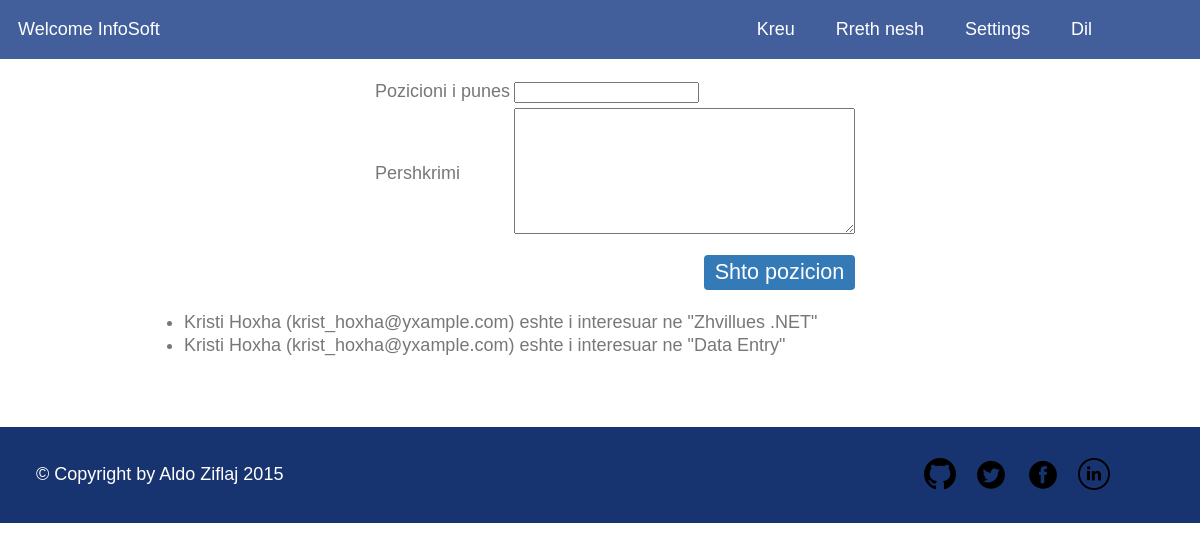
Screenshot of / (signed in) with the database file from the repository.
### tables this page shows
CREATE TABLE IF NOT EXISTS `students` (
  `id` INT(11) NOT NULL AUTO_INCREMENT,
  `first_name` VARCHAR(45) NOT NULL,
  `last_name` VARCHAR(45) NOT NULL,
  `user_id` INT(11) NOT NULL,
  `cv_url` VARCHAR(255) NULL,
  `dob` DATE NOT NULL,
  `degree` VARCHAR(45) NOT NULL,
  `bio` MEDIUMTEXT NULL,
  PRIMARY KEY (`id`),
  INDEX `id_idx` (`user_id` ASC),
  CONSTRAINT `student_user_id`
    FOREIGN KEY (`user_id`)
    REFERENCES `users` (`id`)
    ON DELETE CASCADE
    ON UPDATE CASCADE);

CREATE TABLE IF NOT EXISTS `users` (
  `id` INT(11) NOT NULL AUTO_INCREMENT,
  `email` VARCHAR(45) NOT NULL,
  `password` VARCHAR(255) NULL,
  `type_id` INT(11) NOT NULL,
  PRIMARY KEY (`id`),
  UNIQUE INDEX `email_UNIQUE` (`email` ASC),
  INDEX `type_id_idx` (`type_id` ASC),
  CONSTRAINT `type_id`
    FOREIGN KEY (`type_id`)
    REFERENCES `types` (`id`)
    ON DELETE CASCADE
    ON UPDATE CASCADE);

CREATE TABLE IF NOT EXISTS `job_entries` (
  `id` INT(11) NOT NULL,
  `company_id` INT(11) NOT NULL,
  `title` VARCHAR(45) NOT NULL,
  `description` MEDIUMTEXT NOT NULL,
  `created_at` TIMESTAMP NOT NULL DEFAULT CURRENT_TIMESTAMP,
  PRIMARY KEY (`id`),
  INDEX `company_id_idx` (`company_id` ASC),
  CONSTRAINT `company_id`
    FOREIGN KEY (`company_id`)
    REFERENCES `companies` (`id`)
    ON DELETE CASCADE
    ON UPDATE CASCADE);

### public/views/company/dashboard.php (the view, shortened to what this page needs)
<?php
$db = require_once(__DIR__ . '/../../config/db.php');
$company_id = $_SESSION['local_id'];
$connection = mysqli_connect($db['host'], $db['username'], $db['password'], $db['database']);
$join_sql = "select first_name, last_name, cv_url, email, title ";
$join_sql .= "from students ";
$join_sql .= "inner join students_interested as si ";
$join_sql .= "on si.student_id = students.id ";
$join_sql .= "and si.company_id = $company_id ";
$join_sql .= "inner join users on users.id = students.user_id ";
$join_sql .= "inner join job_entries as je on je.company_id = si.company_id";
$result = mysqli_query($connection, $join_sql);
?>
<div class="content company--dashboard">
  <div class="company--dashboard__create-post">
    <form action="" method="post">
      <table border="0">
        <tbody>
          <tr>
            <td>
              Pozicioni i punes
            </td>
            <td>
              <input type="text" name="job_title">
            </td>
          </tr>
          <tr>
            <td>
              Pershkrimi
            </td>
            <td>
              <textarea name="job_description" rows="8" cols="40"></textarea>
            </td>
          </tr>
          <tr>
            <td colspan="2" style="text-align: right;">
              <input type="submit" class="btn btn-md btn-primary" style="margin-top: 0.5em;" value="Shto pozicion">
            </td>
          </tr>
        </tbody>
      </table>
    </form>
  </div>
  <div class="company--interested-students">
    <ul>
      <?php while ($row = mysqli_fetch_assoc($result)): ?>
        <li><?= "{$row['first_name']} {$row['last_name']} ({$row['email']}) eshte i interesuar ne \"{$row['title']}\"" ?></li>
      <?php endwhile; ?>
    </ul>
  </div>
</div>

### public/assets/css/base.css (style rules this page uses)
html, body { width: 100%; height: 100%; color: #777; background-color: #fff; }
body { margin: 0; padding: 0; font-size: 1em; font-family: helvetica, arial, sans-serif; line-height: 1.3; }
@media (min-width: 38em) { body { font-size: 1.125em; } }

### public/assets/css/theme.css (style rules this page uses)
.content { min-height: 350px; padding: 0 8em; }
.btn { border: 0; text-decoration: none; color: #FFF; padding: 0.2em 0.5em; border-radius: 4px; }
.btn.btn-primary { background-color: #337AB7; }
.btn.btn-md { font-size: 1.2em; }

### public/assets/css/modules.css (style rules this page uses)
.company--dashboard__create-post table { text-align: left; margin-top: 1em; position: relative; left: 25%; }

### rows the page displays
students: first_name "Kristi", last_name "Hoxha", user.email "krist_hoxha@yxample.com", job_entries.title "Zhvillues .NET", job_entries.title "Data Entry"

### other values shown
$_SESSION['user_handle'] "InfoSoft"
